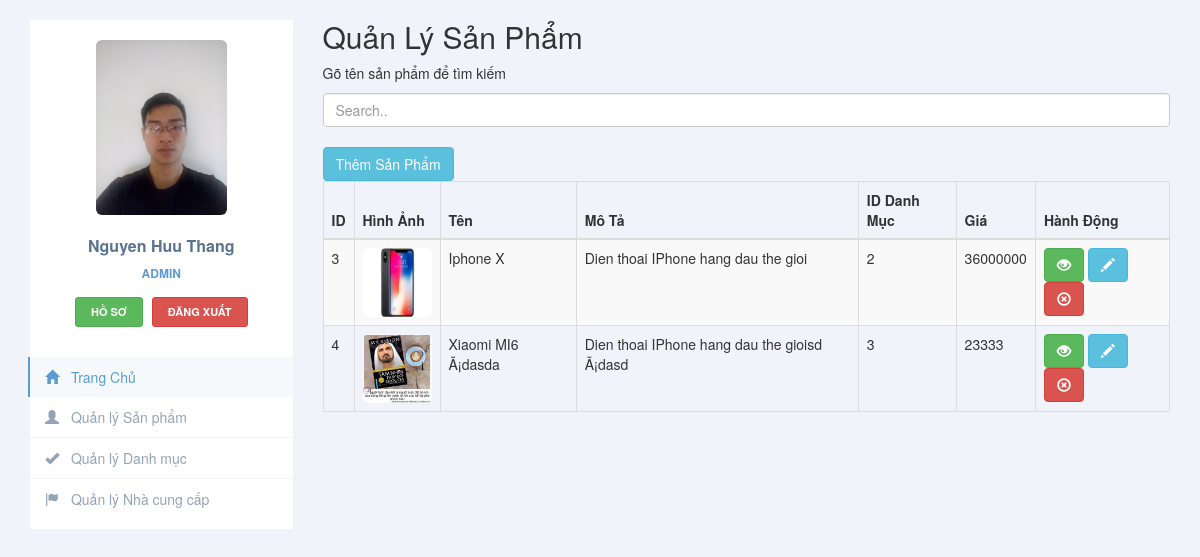
The app's page /index.php (signed in) with its own data.
### tables this page shows
CREATE TABLE `product` (
  `ID` int(10) UNSIGNED NOT NULL,
  `image` varchar(200) NOT NULL,
  `name` varchar(50) NOT NULL,
  `description` varchar(3000) NOT NULL,
  `categoryID` int(11) NOT NULL,
  `price` int(10) UNSIGNED NOT NULL
);

### index.php (the view, shortened to what this page needs)
<!DOCTYPE html>
<html lang="vi">
<head>
  <link rel="stylesheet" href="https://maxcdn.bootstrapcdn.com/bootstrap/3.3.7/css/bootstrap.min.css">
  <link rel="stylesheet" type="text/css" href="style.css">
</head>
<body>
<?php include 'DBConnect.php';
      if(isset($_SESSION['login_user_username'])){
 ?>
<div class="container-fluid">
        <div class="col-md-3">
          <div class="profile-sidebar">
            <div class="profile-userpic">
              <img src="<?php if(isset($_SESSION['login_user_avatar'])){
                  echo $_SESSION['login_user_avatar'];
               }
               ?>" class="img-responsive img-rounded" alt="">
            </div>
            <div class="profile-usertitle">
              <div class="profile-usertitle-name">
               <?php if(isset($_SESSION['login_user_fullName'])){
                  echo $_SESSION['login_user_fullName'];
               }
               ?>
              </div>
              <div class="profile-usertitle-job">
                <?php if(isset($_SESSION['login_user_username'])){
                  echo $_SESSION['login_user_username'];
               }
               ?>
              </div>
            </div>
            <div class="profile-userbuttons">
              <button type="button" class="btn btn-success btn-sm">Hồ sơ</button>
              <a href="logout.php" class="btn btn-danger btn-sm">Đăng Xuất</a>
            </div>
            <div class="profile-usermenu">
              <ul class="nav">
                <li class="active">
                  <a href="#">
                  <i class="glyphicon glyphicon-home"></i>
                  Trang Chủ </a>
                </li>
                <li>
                  <a href="#">
                  <i class="glyphicon glyphicon-user"></i>
                  Quản lý Sản phẩm </a>
                </li>
                <li>
                  <a href="#" target="_blank">
                  <i class="glyphicon glyphicon-ok"></i>
                  Quản lý Danh mục </a>
                </li>
                <li>
                  <a href="#">
                  <i class="glyphicon glyphicon-flag"></i>
                  Quản lý Nhà cung cấp </a>
                </li>
              </ul>
            </div>
          </div>
        </div>
    <div class="col-md-9 col-lg-9">
        <h2>Quản Lý Sản Phẩm</h2>
        <p>Gõ tên sản phẩm để tìm kiếm</p>
        <input class="form-control" id="myInput" type="text" placeholder="Search..">
        <br>
           <button type="button" class="btn btn-info" data-toggle="modal" data-target="#myModal">Thêm Sản Phẩm</button>
           <br/>
        <table class="table table-bordered table-striped">
          <thead>
            <tr>
              <th>ID</th>
              <th>Hình Ảnh</th>
              <th>Tên</th>
              <th>Mô Tả</th>
              <th>ID Danh Mục</th>
              <th>Giá</th>
              <th>Hành Động</th>
            </tr>
          </thead>
          <tbody id="myTable">
        <?php
          $sql = "SELECT * FROM Product";
          $result = $conn->query($sql);
          if ($result->num_rows > 0) {
              while($row = $result->fetch_assoc()) {
                  echo "<tr>
                          <td>".$row["ID"]."</td>
                          <td><img src='".$row["image"]."' class='img-rounded img-product' alt='Ten san pham'></td>
                          <td>".$row["name"]."</td>
                          <td>".$row["description"]."</td>
                          <td>".$row["categoryID"]."</td>
                          <td>".$row["price"]."</td>
                          <td><button type='button' class='btn btn-success'><span class='glyphicon glyphicon-eye-open'></span></button>
                            <a class='btn btn-info' href='/ltweb/editProduct.php?id=".$row["ID"]."'><span class='glyphicon glyphicon-pencil'></span></a>";
                            if(isset($_SESSION['login_user_level']) && $_SESSION['login_user_level'] > 5){
                                echo "<button type='button' class='btn btn-danger remove-product' id='".$row["ID"]."'><span class='glyphicon glyphicon-remove-circle'></span></button>";
                            }
                          echo "</td>
                        </tr>";
              }
          } else {
              echo "0 results";
          }
        ?>
          </tbody>
        </table>
    </div>
</div>
<?php }else{
    echo '<center><h2>Chưa Đăng Nhập! Hãy <a href="login.php">Đăng Nhập</a> trước!</h2></center>';
}
?>
</body>
</html>

### style.css (style rules this page uses)
img.img-product { width: 69px; height: 69px; }
body { background: #F1F3FA; }
.profile-sidebar { margin-top: 20px; padding: 20px 0 10px 0; background: #fff; }
.profile-userpic img { float: none; margin: 0 auto; width: 50%; height: 50%; }
.profile-usertitle { text-align: center; margin-top: 20px; }
.profile-usertitle-name { color: #5a7391; font-size: 16px; font-weight: 600; margin-bottom: 7px; }
.profile-usertitle-job { text-transform: uppercase; color: #5b9bd1; font-size: 12px; font-weight: 600; margin-bottom: 15px; }
.profile-userbuttons { text-align: center; margin-top: 10px; }
.profile-userbuttons .btn { text-transform: uppercase; font-size: 11px; font-weight: 600; padding: 6px 15px; margin-right: 5px; }
.profile-userbuttons .btn:last-child { margin-right: 0px; }
.profile-usermenu { margin-top: 30px; }
.profile-usermenu ul li { border-bottom: 1px solid #f0f4f7; }
.profile-usermenu ul li:last-child { border-bottom: none; }
.profile-usermenu ul li a { color: #93a3b5; font-size: 14px; font-weight: 400; }
.profile-usermenu ul li a i { margin-right: 8px; font-size: 14px; }
.profile-usermenu ul li.active { border-bottom: none; }
.profile-usermenu ul li.active a { color: #5b9bd1; background-color: #f6f9fb; border-left: 2px solid #5b9bd1; margin-left: -2px; }

### records on screen
product: ID "3", image (picture), name "Iphone X", description "Dien thoai IPhone hang dau the gioi", categoryID "2", price "36000000"
product: ID "4", image (picture), name "Xiaomi MI6 Ã¡dasda", description "Dien thoai IPhone hang dau the gioisd Ã¡dasd", categoryID "3", price "23333"

### other values on screen
$_SESSION['login_user_fullName'] "Nguyen Huu Thang"
$_SESSION['login_user_username'] "ADMIN"
